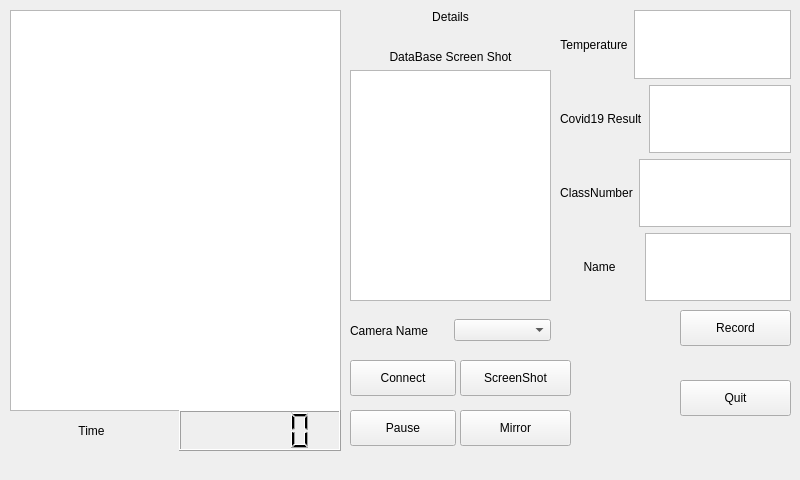
<?xml version="1.0" encoding="UTF-8"?>
<ui version="4.0">
 <class>Form</class>
 <widget class="QWidget" name="Form">
  <property name="geometry">
   <rect>
    <x>0</x>
    <y>0</y>
    <width>800</width>
    <height>480</height>
   </rect>
  </property>
  <property name="windowTitle">
   <string>Form</string>
  </property>
  <widget class="QPushButton" name="PauseButton">
   <property name="geometry">
    <rect>
     <x>350</x>
     <y>410</y>
     <width>106</width>
     <height>36</height>
    </rect>
   </property>
   <property name="text">
    <string>Pause</string>
   </property>
  </widget>
  <widget class="QPushButton" name="QuitButton">
   <property name="geometry">
    <rect>
     <x>680</x>
     <y>380</y>
     <width>111</width>
     <height>36</height>
    </rect>
   </property>
   <property name="text">
    <string>Quit</string>
   </property>
  </widget>
  <widget class="QPushButton" name="ConnectButton">
   <property name="geometry">
    <rect>
     <x>350</x>
     <y>360</y>
     <width>106</width>
     <height>36</height>
    </rect>
   </property>
   <property name="text">
    <string>Connect</string>
   </property>
  </widget>
  <widget class="QWidget" name="horizontalLayoutWidget">
   <property name="geometry">
    <rect>
     <x>350</x>
     <y>310</y>
     <width>201</width>
     <height>41</height>
    </rect>
   </property>
   <layout class="QHBoxLayout" name="CameraLayout">
    <item>
     <widget class="QLabel" name="CameraIDLabel">
      <property name="text">
       <string>Camera Name</string>
      </property>
     </widget>
    </item>
    <item>
     <widget class="QComboBox" name="CameraList"/>
    </item>
   </layout>
  </widget>
  <widget class="QGraphicsView" name="CameraView">
   <property name="geometry">
    <rect>
     <x>10</x>
     <y>10</y>
     <width>331</width>
     <height>401</height>
    </rect>
   </property>
  </widget>
  <widget class="QWidget" name="verticalLayoutWidget">
   <property name="geometry">
    <rect>
     <x>350</x>
     <y>10</y>
     <width>201</width>
     <height>291</height>
    </rect>
   </property>
   <layout class="QVBoxLayout" name="DetailsLayout">
    <item>
     <widget class="QLabel" name="DetailsLabel">
      <property name="text">
       <string>Details</string>
      </property>
      <property name="alignment">
       <set>Qt::AlignCenter</set>
      </property>
     </widget>
    </item>
    <item>
     <widget class="QLabel" name="RecordLabel">
      <property name="text">
       <string/>
      </property>
      <property name="alignment">
       <set>Qt::AlignCenter</set>
      </property>
     </widget>
    </item>
    <item>
     <widget class="QLabel" name="label">
      <property name="text">
       <string>DataBase Screen Shot</string>
      </property>
      <property name="alignment">
       <set>Qt::AlignCenter</set>
      </property>
     </widget>
    </item>
    <item>
     <widget class="QGraphicsView" name="FaceView"/>
    </item>
   </layout>
  </widget>
  <widget class="QPushButton" name="ScreenShotButton">
   <property name="geometry">
    <rect>
     <x>460</x>
     <y>360</y>
     <width>111</width>
     <height>36</height>
    </rect>
   </property>
   <property name="text">
    <string>ScreenShot</string>
   </property>
  </widget>
  <widget class="QPushButton" name="RecordButton">
   <property name="geometry">
    <rect>
     <x>680</x>
     <y>310</y>
     <width>111</width>
     <height>36</height>
    </rect>
   </property>
   <property name="text">
    <string>Record</string>
   </property>
  </widget>
  <widget class="QWidget" name="horizontalLayoutWidget_4">
   <property name="geometry">
    <rect>
     <x>10</x>
     <y>410</y>
     <width>331</width>
     <height>41</height>
    </rect>
   </property>
   <layout class="QHBoxLayout" name="TimeLayout">
    <item>
     <widget class="QLabel" name="TimeLabel">
      <property name="text">
       <string>Time</string>
      </property>
      <property name="alignment">
       <set>Qt::AlignCenter</set>
      </property>
     </widget>
    </item>
    <item>
     <widget class="QLCDNumber" name="LCDNum"/>
    </item>
   </layout>
  </widget>
  <widget class="QPushButton" name="MirrorButton">
   <property name="geometry">
    <rect>
     <x>460</x>
     <y>410</y>
     <width>111</width>
     <height>36</height>
    </rect>
   </property>
   <property name="text">
    <string>Mirror</string>
   </property>
  </widget>
  <widget class="QWidget" name="verticalLayoutWidget_2">
   <property name="geometry">
    <rect>
     <x>560</x>
     <y>10</y>
     <width>231</width>
     <height>291</height>
    </rect>
   </property>
   <layout class="QVBoxLayout" name="verticalLayout">
    <item>
     <layout class="QHBoxLayout" name="TemperatureLayout">
      <item>
       <widget class="QLabel" name="TempertureLabel">
        <property name="text">
         <string>Temperature</string>
        </property>
        <property name="alignment">
         <set>Qt::AlignCenter</set>
        </property>
       </widget>
      </item>
      <item>
       <widget class="QTextBrowser" name="TemperatureBrowser"/>
      </item>
     </layout>
    </item>
    <item>
     <layout class="QHBoxLayout" name="Covid19Layout">
      <item>
       <widget class="QLabel" name="Covid19Label">
        <property name="text">
         <string>Covid19 Result</string>
        </property>
       </widget>
      </item>
      <item>
       <widget class="QTextBrowser" name="Covid19Browser"/>
      </item>
     </layout>
    </item>
    <item>
     <layout class="QHBoxLayout" name="horizontalLayout_2">
      <item>
       <widget class="QLabel" name="ClassNumberLabel">
        <property name="text">
         <string>ClassNumber</string>
        </property>
        <property name="alignment">
         <set>Qt::AlignCenter</set>
        </property>
       </widget>
      </item>
      <item>
       <widget class="QTextBrowser" name="ClassNumberBrowser"/>
      </item>
     </layout>
    </item>
    <item>
     <layout class="QHBoxLayout" name="horizontalLayout">
      <item>
       <widget class="QLabel" name="NameLabel">
        <property name="text">
         <string>       Name       </string>
        </property>
        <property name="alignment">
         <set>Qt::AlignCenter</set>
        </property>
       </widget>
      </item>
      <item>
       <widget class="QTextBrowser" name="NameBrowser"/>
      </item>
     </layout>
    </item>
   </layout>
  </widget>
 </widget>
 <resources/>
 <connections/>
</ui>
